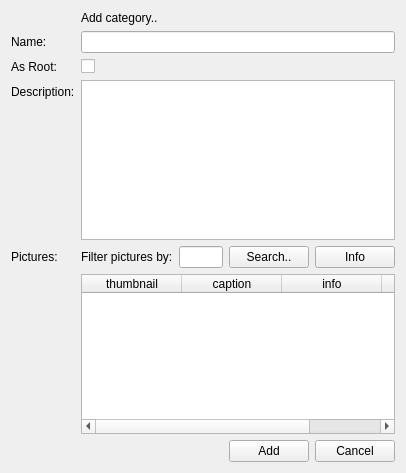
<?xml version="1.0" encoding="UTF-8"?>
<ui version="4.0">
 <class>category_add_form</class>
 <widget class="QWidget" name="category_add_form">
  <property name="geometry">
   <rect>
    <x>0</x>
    <y>0</y>
    <width>406</width>
    <height>473</height>
   </rect>
  </property>
  <property name="windowTitle">
   <string>Add category</string>
  </property>
  <property name="autoFillBackground">
   <bool>false</bool>
  </property>
  <layout class="QFormLayout" name="formLayout">
   <property name="fieldGrowthPolicy">
    <enum>QFormLayout::AllNonFixedFieldsGrow</enum>
   </property>
   <item row="1" column="0">
    <widget class="QLabel" name="label_name">
     <property name="text">
      <string>Name:</string>
     </property>
     <property name="buddy">
      <cstring>name</cstring>
     </property>
    </widget>
   </item>
   <item row="1" column="1">
    <widget class="QLineEdit" name="name">
     <property name="initialFocus" stdset="0">
      <bool>true</bool>
     </property>
     <property name="state" stdset="0">
      <string>{global.stateName}</string>
     </property>
    </widget>
   </item>
   <item row="3" column="0">
    <widget class="QLabel" name="label_description">
     <property name="text">
      <string>Description:</string>
     </property>
     <property name="buddy">
      <cstring>description</cstring>
     </property>
    </widget>
   </item>
   <item row="3" column="1">
    <widget class="QPlainTextEdit" name="description">
     <property name="state" stdset="0">
      <string>{global.stateDescription}</string>
     </property>
    </widget>
   </item>
   <item row="5" column="1">
    <widget class="QTableWidget" name="picture">
     <property name="horizontalScrollBarPolicy">
      <enum>Qt::ScrollBarAsNeeded</enum>
     </property>
     <property name="alternatingRowColors">
      <bool>true</bool>
     </property>
     <property name="selectionMode">
      <enum>QAbstractItemView::MultiSelection</enum>
     </property>
     <property name="selectionBehavior">
      <enum>QAbstractItemView::SelectRows</enum>
     </property>
     <property name="showGrid">
      <bool>true</bool>
     </property>
     <property name="gridStyle">
      <enum>Qt::DotLine</enum>
     </property>
     <property name="sortingEnabled">
      <bool>true</bool>
     </property>
     <property name="doctype" stdset="0">
      <string notr="true">PictureListRequest.simpleform</string>
     </property>
     <property name="rootelement" stdset="0">
      <string notr="true">picture</string>
     </property>
     <property name="search" stdset="0">
      <string notr="true">{search.text}</string>
     </property>
     <property name="action" stdset="0">
      <string notr="true">read</string>
     </property>
     <property name="state" stdset="0">
      <string>{global.statePicture}</string>
     </property>
     <attribute name="horizontalHeaderShowSortIndicator" stdset="0">
      <bool>true</bool>
     </attribute>
     <attribute name="verticalHeaderStretchLastSection">
      <bool>false</bool>
     </attribute>
     <column>
      <property name="text">
       <string>thumbnail</string>
      </property>
     </column>
     <column>
      <property name="text">
       <string>caption</string>
      </property>
     </column>
     <column>
      <property name="text">
       <string>info</string>
      </property>
     </column>
     <column>
      <property name="text">
       <string>tags</string>
      </property>
     </column>
    </widget>
   </item>
   <item row="6" column="1">
    <layout class="QHBoxLayout" name="horizontalLayout">
     <item>
      <spacer name="horizontalSpacer">
       <property name="orientation">
        <enum>Qt::Horizontal</enum>
       </property>
       <property name="sizeHint" stdset="0">
        <size>
         <width>40</width>
         <height>20</height>
        </size>
       </property>
      </spacer>
     </item>
     <item>
      <widget class="QPushButton" name="add">
       <property name="text">
        <string>Add</string>
       </property>
       <property name="rootelement" stdset="0">
        <string notr="true">category</string>
       </property>
       <property name="doctype" stdset="0">
        <string notr="true">Category.simpleform</string>
       </property>
       <property name="action" stdset="0">
        <string notr="true">create</string>
       </property>
       <property name="form" stdset="0">
        <string notr="true">categories</string>
       </property>
       <property name="parentID" stdset="0">
        <string notr="true">{global.id}</string>
       </property>
       <property name="global.stateName" stdset="0">
        <string notr="true"/>
       </property>
       <property name="global.stateDescription" stdset="0">
        <string notr="true"/>
       </property>
       <property name="global.statePicture" stdset="0">
        <string notr="true"/>
       </property>
       <property name="global.pictureId" stdset="0">
        <string notr="true"/>
       </property>
      </widget>
     </item>
     <item>
      <widget class="QPushButton" name="cancel">
       <property name="text">
        <string>Cancel</string>
       </property>
       <property name="form" stdset="0">
        <string notr="true">categories</string>
       </property>
       <property name="global.stateName" stdset="0">
        <string notr="true"/>
       </property>
       <property name="global.stateDescription" stdset="0">
        <string notr="true"/>
       </property>
       <property name="global.statePicture" stdset="0">
        <string notr="true"/>
       </property>
       <property name="global.pictureId" stdset="0">
        <string notr="true"/>
       </property>
      </widget>
     </item>
    </layout>
   </item>
   <item row="4" column="1">
    <layout class="QHBoxLayout" name="horizontalLayout_2">
     <item>
      <spacer name="horizontalSpacer_2">
       <property name="orientation">
        <enum>Qt::Horizontal</enum>
       </property>
       <property name="sizeHint" stdset="0">
        <size>
         <width>40</width>
         <height>20</height>
        </size>
       </property>
      </spacer>
     </item>
     <item>
      <widget class="QLabel" name="label_2">
       <property name="text">
        <string>Filter pictures by:</string>
       </property>
      </widget>
     </item>
     <item>
      <widget class="QLineEdit" name="search"/>
     </item>
     <item>
      <widget class="QPushButton" name="searchButton">
       <property name="text">
        <string>Search..</string>
       </property>
       <property name="global.searchState" stdset="0">
        <string notr="true">{search.state}</string>
       </property>
       <property name="action" stdset="0">
        <string notr="true">picture.reload</string>
       </property>
      </widget>
     </item>
     <item>
      <widget class="QPushButton" name="infoButton">
       <property name="text">
        <string>Info</string>
       </property>
       <property name="form" stdset="0">
        <string notr="true">picture_info</string>
       </property>
       <property name="global.stateName" stdset="0">
        <string>{name.state}</string>
       </property>
       <property name="global.stateDescription" stdset="0">
        <string>{description.state}</string>
       </property>
       <property name="global.statePicture" stdset="0">
        <string>{picture.state}</string>
       </property>
       <property name="global.pictureId" stdset="0">
        <string notr="true">{picture.id}</string>
       </property>
      </widget>
     </item>
    </layout>
   </item>
   <item row="4" column="0">
    <widget class="QLabel" name="label_picture">
     <property name="text">
      <string>Pictures:</string>
     </property>
     <property name="buddy">
      <cstring>picture</cstring>
     </property>
    </widget>
   </item>
   <item row="0" column="0">
    <widget class="QLabel" name="label">
     <property name="text">
      <string/>
     </property>
     <property name="pixmap">
      <pixmap resource="../qtclient.qrc">:/images/folder_add.png</pixmap>
     </property>
    </widget>
   </item>
   <item row="0" column="1">
    <widget class="QLabel" name="label_3">
     <property name="text">
      <string>Add category..</string>
     </property>
    </widget>
   </item>
   <item row="2" column="1">
    <widget class="QCheckBox" name="root">
     <property name="text">
      <string/>
     </property>
    </widget>
   </item>
   <item row="2" column="0">
    <widget class="QLabel" name="label_4">
     <property name="text">
      <string>As Root:</string>
     </property>
     <property name="buddy">
      <cstring>root</cstring>
     </property>
    </widget>
   </item>
  </layout>
 </widget>
 <tabstops>
  <tabstop>name</tabstop>
  <tabstop>root</tabstop>
  <tabstop>description</tabstop>
  <tabstop>search</tabstop>
  <tabstop>searchButton</tabstop>
  <tabstop>infoButton</tabstop>
  <tabstop>picture</tabstop>
  <tabstop>add</tabstop>
  <tabstop>cancel</tabstop>
 </tabstops>
 <resources>
  <include location="../qtclient.qrc"/>
  <include location="../qtclient.qrc"/>
 </resources>
 <connections>
  <connection>
   <sender>search</sender>
   <signal>returnPressed()</signal>
   <receiver>searchButton</receiver>
   <slot>click()</slot>
   <hints>
    <hint type="sourcelabel">
     <x>219</x>
     <y>261</y>
    </hint>
    <hint type="destinationlabel">
     <x>300</x>
     <y>263</y>
    </hint>
   </hints>
  </connection>
  <connection>
   <sender>picture</sender>
   <signal>doubleClicked(QModelIndex)</signal>
   <receiver>infoButton</receiver>
   <slot>click()</slot>
   <hints>
    <hint type="sourcelabel">
     <x>332</x>
     <y>341</y>
    </hint>
    <hint type="destinationlabel">
     <x>332</x>
     <y>249</y>
    </hint>
   </hints>
  </connection>
 </connections>
</ui>
